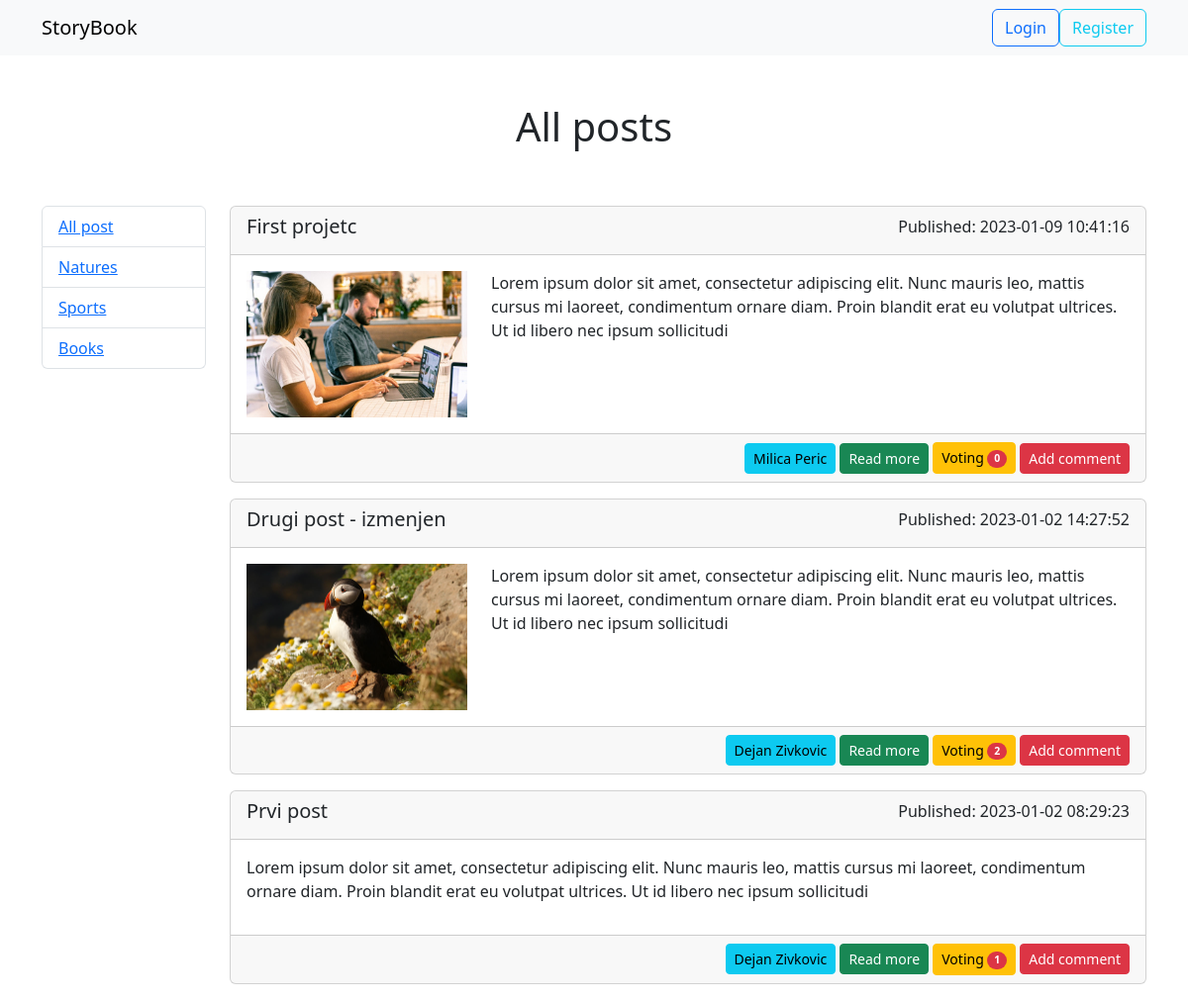
The page / on the database its author committed.
### tables this page shows
CREATE TABLE `category` (
  `id` int(11) NOT NULL,
  `name` varchar(20) NOT NULL
);

CREATE TABLE `posts` (
  `id` int(11) NOT NULL,
  `title` varchar(255) NOT NULL,
  `text` text DEFAULT NULL,
  `image` varchar(50) DEFAULT NULL,
  `category_id` int(11) NOT NULL,
  `user_id` int(11) NOT NULL,
  `created_at` timestamp NULL DEFAULT current_timestamp(),
  `updated_at` timestamp NULL DEFAULT NULL,
  `visibility_id` int(11) NOT NULL
);

CREATE TABLE `users` (
  `id` int(11) NOT NULL,
  `title` varchar(5) NOT NULL,
  `first_name` varchar(50) NOT NULL,
  `last_name` varchar(50) NOT NULL,
  `role` varchar(10) NOT NULL,
  `created_at` timestamp NOT NULL DEFAULT current_timestamp(),
  `updated_at` timestamp NULL DEFAULT NULL,
  `email` varchar(60) NOT NULL,
  `password` varchar(60) NOT NULL
);

### index.php (called while the page is built, shortened)
<?php
require "core/init.php";
$categories = $Post->getCategory();
$all_posts = [];
if (isset($_GET["category"])) {
    $all_posts = $Post->getPublicPostByCategory($_GET["category"]);
} else if (isset($_GET["user"])) {
    $all_posts = $Post->getPublicUserPost($_GET["user"]);
} else {
    $all_posts = $Post->getPublic();
}
require "views/index.view.php";

### core/Post.php (called while the page is built, shortened)
<?php
class Post extends Connection
{
    public function getCategory()
    {
        $sql = "SELECT * FROM category";
        $query = $this->db->prepare($sql);
        $query->execute();
        return $query->fetchAll(PDO::FETCH_OBJ);
    }
    public function getPublic()
    {
        $sql = "SELECT p.id AS id, p.title AS title, text,image, category_id, p.created_at AS created_at, p.updated_at AS updated_at, p.user_id, visibility_id,
                        c.name AS category, v.name as visibility, COUNT(vo.id) AS voting_count,
                        u.first_name AS first_name, u.last_name AS last_name
                FROM posts p
                JOIN category c ON c.id = p.category_id
                JOIN visibility v ON v.id = p.visibility_id
                JOIN users u ON u.id = p.user_id
                LEFT JOIN voting vo ON vo.post_id = p.id
                WHERE v.name = :v_name
                GROUP BY vo.post_id,p.id
                ORDER BY p.created_at DESC
                ";
        $query = $this->db->prepare($sql);
        $query->execute(["v_name" => "public"]);
        return $query->fetchAll(PDO::FETCH_OBJ);
    }
}
$Post = new Post(config);

### core/Connection.php (called while the page is built, shortened)
<?php
class Connection
{
    public function __construct($config)
    {
        try {
            $this->db = new PDO("mysql:host=" . $config["host"] . ";dbname=" . $config["database"], $config["user"], $config["password"]);
        } catch (PDOException $err) {
            die($err->getMessage());
        }
    }
}

### views/index.view.php (the view)
<?php require "includes/head.php" ?>
<?php require "includes/navbar.php" ?>
<div class="container">
    <h1 class="text-center py-5">All posts</h1>
    <div class="row">
        <div class="col-md-2">
            <ul class="list-group">
                <li class="list-group-item"><a href="index.php">All post</a></li>
                <?php foreach ($categories as $category): ?>
                    <li class="list-group-item">
                        <a href="index.php?category=<?php echo $category->id; ?>"><?php echo $category->name ?></a>
                    </li>
                <?php endforeach; ?>
            </ul>
        </div>
        <div class="col-md-10">
            <?php if (count($all_posts) > 0): ?>
                <?php foreach ($all_posts as $post): ?>
                    <div class="card mb-3">
                        <div class="card-header d-flex justify-content-between">
                            <h5><?php echo $post->title; ?></h5>
                            <span>Published: <?php echo $post->created_at; ?></span>
                        </div>
                        <div class="card-body">
                            <div class="d-flex gap-4">
                                <?php if ($post->image): ?>
                                    <div class="col-md-3">
                                        <img class="img-fluid" src="<?php echo "public/" . $post->image; ?>" alt="">
                                    </div>
                                <?php endif; ?>
                                <div class="col">
                                    <p><?php echo substr($post->text, 0, 200) ?></p>
                                </div>
                            </div>
                        </div>
                        <div class="card-footer text-end">
                            <a class="btn btn-sm btn-info"
                               href="index.php?user=<?php echo $post->user_id; ?>"><?php echo $post->first_name . " " . $post->last_name; ?></a>
                            <a href="user/single_post.php?id=<?php echo $post->id; ?>"
                               class="btn btn-sm btn-success">Read
                                more</a>
                            <a class="btn btn-sm btn-warning"
                               href="voting.php?id=<?php echo $post->id; ?>">Voting <span
                                        class="badge bg-danger rounded-pill"><?php echo $post->voting_count; ?></span></a>
                            <a class="btn btn-sm btn-danger" href="add_comment.php?id=<?php echo $post->id; ?>">Add
                                comment</a>
                        </div>
                    </div>
                <?php endforeach; ?>
            <?php else: ?>
                <p>Dont have post!</p>
            <?php endif; ?>
        </div>
    </div>
</div>
<?php require "includes/bottom.php" ?>

### views/includes/head.php (shortened to what this page needs)
<!doctype html>
<html lang="en">
<head>
    <link href="assets/css/bootstrap.css" rel="stylesheet">
</head>
<body>

### views/includes/navbar.php (shortened to what this page needs)
<nav class="navbar navbar-expand-lg bg-body-tertiary">
    <div class="container">
        <a class="navbar-brand" href="index.php">StoryBook</a>
        <div class="collapse navbar-collapse" id="navbarNav">
            <ul class="navbar-nav ms-auto">
                <?php if (isset($user)): ?>
                    <li class="nav-item dropdown">
                        <a class="nav-link dropdown-toggle" href="#" role="button" data-bs-toggle="dropdown"
                           aria-expanded="false">
                            Settings
                        </a>
                        <ul class="dropdown-menu">
                            <li><a class="dropdown-item" href="user/account.php">Account</a></li>
                            <li><a class="dropdown-item" href="#">Another action</a></li>
                            <li>
                                <hr class="dropdown-divider">
                            </li>
                            <li><a class="dropdown-item" href="logout.php">Logout</a></li>
                        </ul>
                    </li>
                    <li class="nav-item">
                        <a class="nav-link" href="user/home.php"><?php if (isset($user)) echo $user->first_name ?></a>
                    </li>
                <?php else: ?>
                    <li class="nav-item">
                        <a class="btn btn-outline-primary" href="login.php">Login</a>
                    </li>
                    <li class="nav-item">
                        <a class="btn btn-outline-info" href="register.php">Register</a>
                    </li>
                <?php endif; ?>
            </ul>
        </div>
    </div>
</nav>

### views/includes/bottom.php (shortened to what this page needs)
</body>
</html>

### rows shown on the page
category: name "Natures"
category: name "Sports"
category: name "Books"
posts: title "First projetc", created_at "2023-01-09 10:41:16", image (picture), text "Lorem ipsum dolor sit amet, consectetur adipiscing elit. Nunc mauris leo, mattis cursus mi laoreet, condimentum ornare diam. Proin blandit erat eu volutpat ultrices. Ut id libero nec ipsum sollicitudi", user.first_name "Milica", user.last_name "Peric", voting_count "0"
posts: title "Drugi post - izmenjen", created_at "2023-01-02 14:27:52", image (picture), text "Lorem ipsum dolor sit amet, consectetur adipiscing elit. Nunc mauris leo, mattis cursus mi laoreet, condimentum ornare diam. Proin blandit erat eu volutpat ultrices. Ut id libero nec ipsum sollicitudi", user.first_name "Dejan", user.last_name "Zivkovic", voting_count "2"
posts: title "Prvi post", created_at "2023-01-02 08:29:23", text "Lorem ipsum dolor sit amet, consectetur adipiscing elit. Nunc mauris leo, mattis cursus mi laoreet, condimentum ornare diam. Proin blandit erat eu volutpat ultrices. Ut id libero nec ipsum sollicitudi", user.first_name "Dejan", user.last_name "Zivkovic", voting_count "1"
